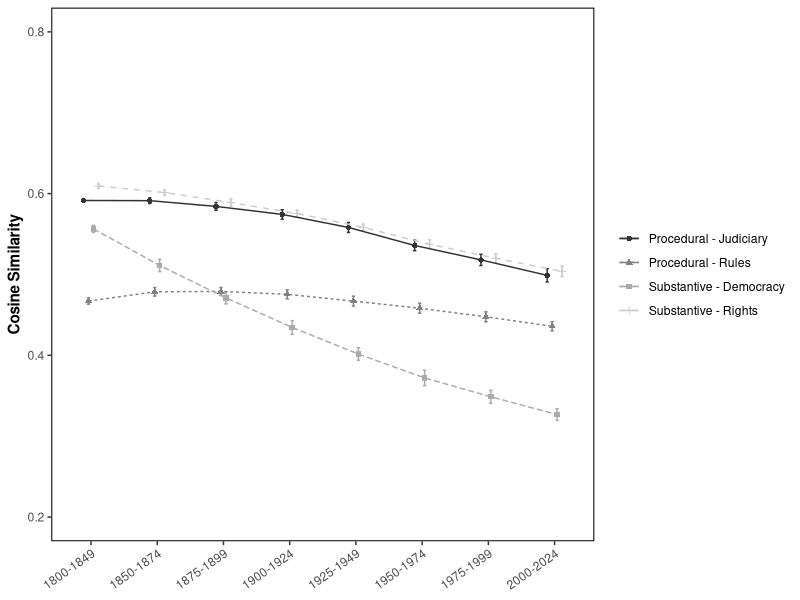
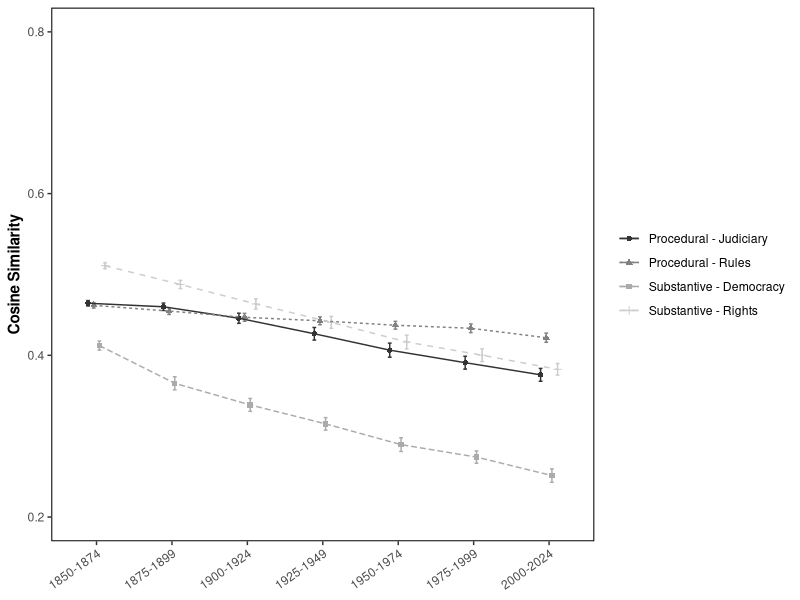
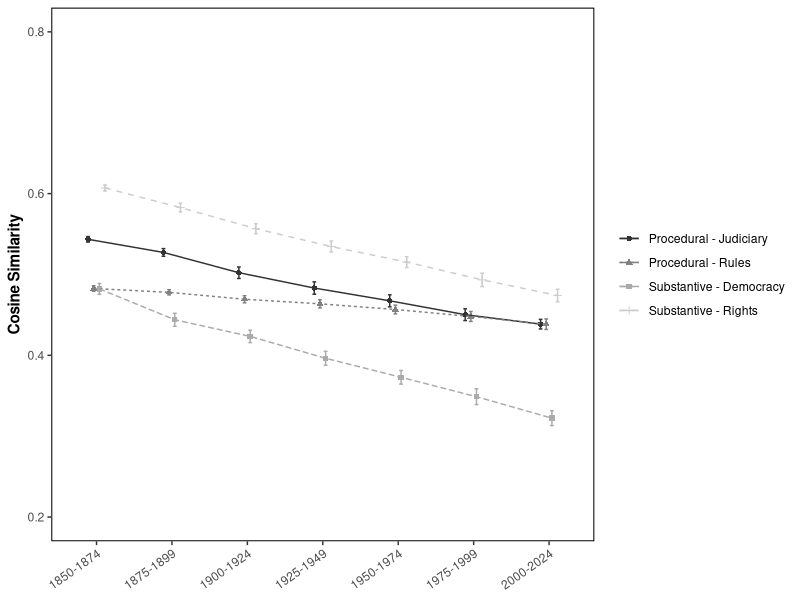
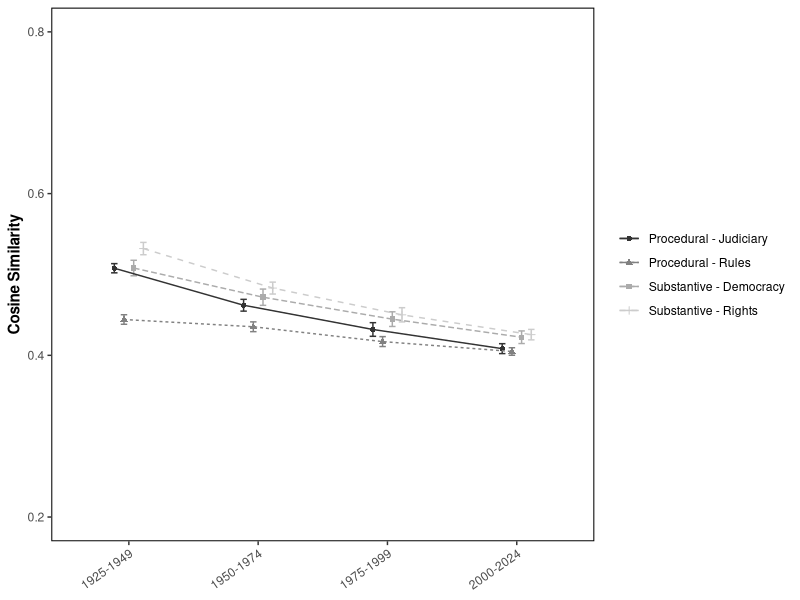
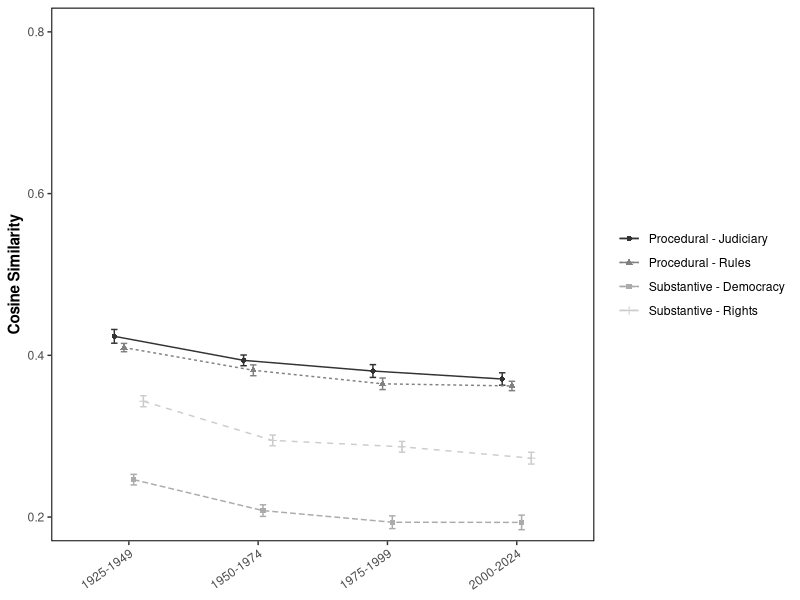
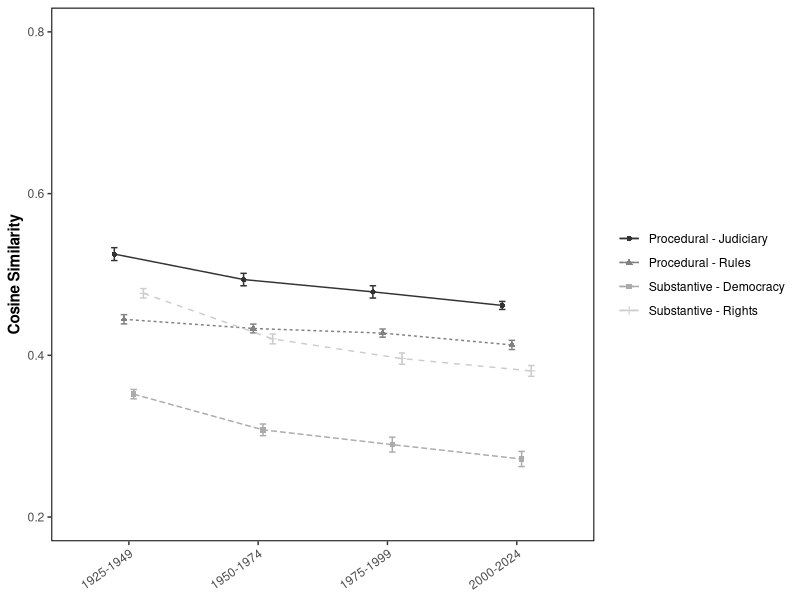
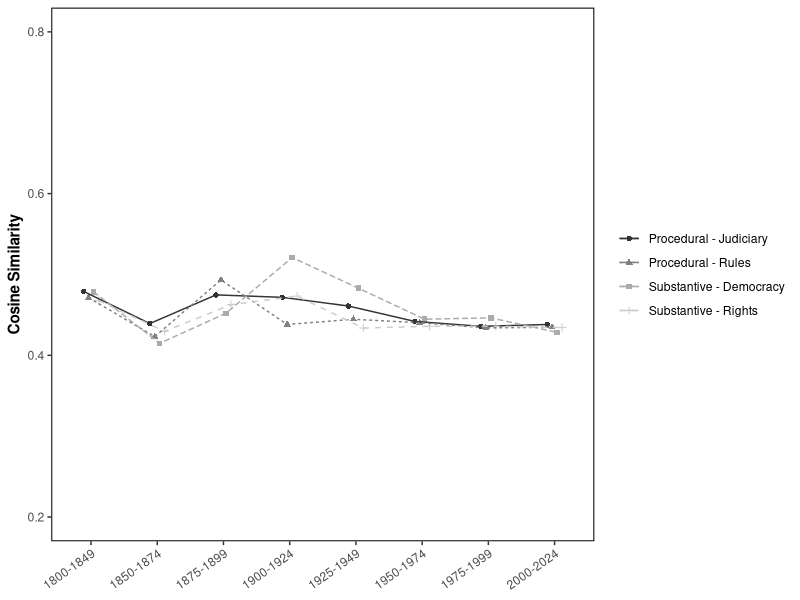
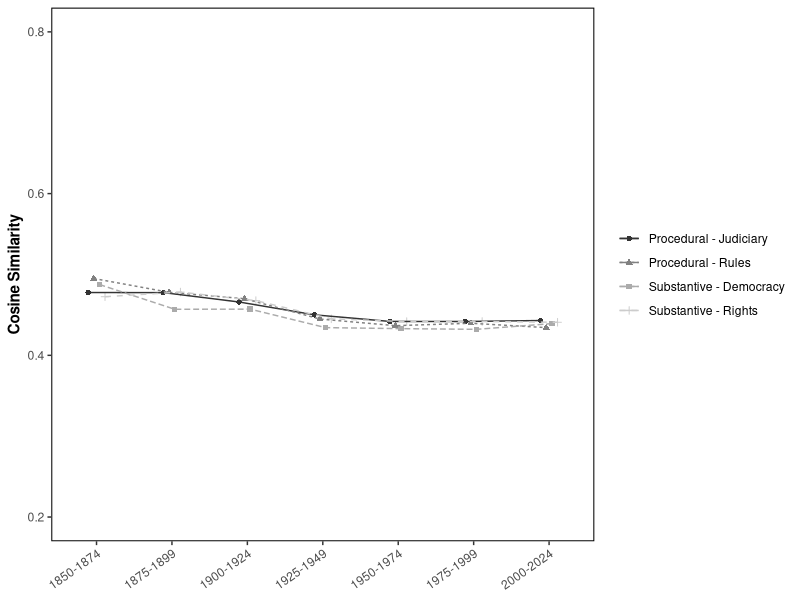

Generate these figures, in order, with R:
## Jaroslaw Kantorowicz and Bastián González-Bustamante
## Faculty of Governance and Global Affairs, Leiden University
## June-July 2024

## Packages
library(ggplot2)

## Data
data <- read.csv("data/tidy/summary_UK_US.csv", sep = ",", encoding = "UTF-8")
bootstrap <- 30
data$model <- ifelse(data$model == "ct", "Chronologically Trained Model",
                     ifelse(data$model == "naive", "Naive Time Model",
                            ifelse(data$model == "overlapping", "Overlapping Model", 
                                   ifelse(data$model == "ct-alt", "Alt. Chronologically Trained", 
                                          ifelse(data$model == "distilBERT", "DistilBERT Embeddings", data$model)))))

## 95% CIs
data$se <- data$std / sqrt(bootstrap)
data$lower_ci <- data$cosine - 1.96 * data$se
data$upper_ci <- data$cosine + 1.96 * data$se

## Chronologically Trained Model UK
pdf("results/figures/01_CT_UK.pdf", width = 6.826666666666667, height = 5.12)
png("results/figures/01_CT_UK.png", width = (1024*2), height = (768*2), units = 'px', res = 300)
ggplot(aes(x = period, y = cosine, color = cluster, group = cluster), 
       data = subset(data, model == "Chronologically Trained Model" & country == "UK" 
                     & cluster != "Corruption" & cluster != "Procedural - Judiciary (ext)" & cluster != "Procedural - Rules (ext)" & cluster != "Substantive - Democracy (ext)")) +
  geom_errorbar(aes(ymin = lower_ci, ymax = upper_ci), width = 0.2, position = position_dodge(0.3)) +
  geom_point(aes(shape = cluster), size = 1.5, position = position_dodge(0.3)) + 
  geom_line(aes(color = cluster, linetype = cluster), position = position_dodge(0.3), size = 0.5) +
  scale_colour_grey() +
  theme_classic() + coord_cartesian(expand = TRUE, ylim = c(0.2, 0.8)) +
  theme(axis.title.x = element_text(face = "bold"),
        axis.title.y = element_text(face = "bold"),
        legend.title = element_blank(),
        panel.border = element_rect(colour = "black", fill = NA, size = 0.7),
        panel.background = element_blank(),
        axis.line = element_blank(),
        axis.text.x = element_text(angle = 35, hjust = 1)) +
  labs(x = NULL, y = "Cosine Similarity", title = NULL, subtitle = NULL, caption = NULL)
dev.off()

## Chronologically Trained Model US
pdf("results/figures/02_CT_US.pdf", width = 6.826666666666667, height = 5.12)
png("results/figures/02_CT_US.png", width = (1024*2), height = (768*2), units = 'px', res = 300)
ggplot(aes(x = period, y = cosine, color = cluster, group = cluster), 
       data = subset(data, model == "Chronologically Trained Model" & country == "US" 
                     & cluster != "Corruption" & cluster != "Procedural - Judiciary (ext)" & cluster != "Procedural - Rules (ext)" & cluster != "Substantive - Democracy (ext)")) +
  geom_errorbar(aes(ymin = lower_ci, ymax = upper_ci), width = 0.2, position = position_dodge(0.3)) +
  geom_point(aes(shape = cluster), size = 1.5, position = position_dodge(0.3)) + 
  geom_line(aes(color = cluster, linetype = cluster), position = position_dodge(0.3), size = 0.5) +
  scale_colour_grey() +
  theme_classic() + coord_cartesian(expand = TRUE, ylim = c(0.2, 0.8)) +
  theme(axis.title.x = element_text(face = "bold"),
        axis.title.y = element_text(face = "bold"),
        legend.title = element_blank(),
        panel.border = element_rect(colour = "black", fill = NA, size = 0.7),
        panel.background = element_blank(),
        axis.line = element_blank(),
        axis.text.x = element_text(angle = 35, hjust = 1)) +
  labs(x = NULL, y = "Cosine Similarity", title = NULL, subtitle = NULL, caption = NULL)
dev.off()

## Chronologically Trained Model US full
pdf("results/figures/03_CT_full_US.pdf", width = 6.826666666666667, height = 5.12)
png("results/figures/03_CT_full_US.png", width = (1024*2), height = (768*2), units = 'px', res = 300)
ggplot(aes(x = period, y = cosine, color = cluster, group = cluster), 
       data = subset(data, model == "Chronologically Trained Model" & country == "US_full"
                     & cluster != "Corruption" & cluster != "Procedural - Judiciary (ext)" & cluster != "Procedural - Rules (ext)" & cluster != "Substantive - Democracy (ext)")) +
  geom_errorbar(aes(ymin = lower_ci, ymax = upper_ci), width = 0.2, position = position_dodge(0.3)) +
  geom_point(aes(shape = cluster), size = 1.5, position = position_dodge(0.3)) + 
  geom_line(aes(color = cluster, linetype = cluster), position = position_dodge(0.3), size = 0.5) +
  scale_colour_grey() +
  theme_classic() + coord_cartesian(expand = TRUE, ylim = c(0.2, 0.8)) +
  theme(axis.title.x = element_text(face = "bold"),
        axis.title.y = element_text(face = "bold"),
        legend.title = element_blank(),
        panel.border = element_rect(colour = "black", fill = NA, size = 0.7),
        panel.background = element_blank(),
        axis.line = element_blank(),
        axis.text.x = element_text(angle = 35, hjust = 1)) +
  labs(x = NULL, y = "Cosine Similarity", title = NULL, subtitle = NULL, caption = NULL)
dev.off()

## Alt. Chronologically Trained Model UK
pdf("results/figures/A1_CT_alt_UK.pdf", width = 6.826666666666667, height = 5.12)
png("results/figures/A1_CT_alt_UK.png", width = (1024*2), height = (768*2), units = 'px', res = 300)
ggplot(aes(x = period, y = cosine, color = cluster, group = cluster), 
       data = subset(data, model == "Alt. Chronologically Trained" & country == "UK"
                     & cluster != "Corruption" & cluster != "Procedural - Judiciary (ext)" & cluster != "Procedural - Rules (ext)" & cluster != "Substantive - Democracy (ext)")) +
  geom_errorbar(aes(ymin = lower_ci, ymax = upper_ci), width = 0.2, position = position_dodge(0.3)) +
  geom_point(aes(shape = cluster), size = 1.5, position = position_dodge(0.3)) + 
  geom_line(aes(color = cluster, linetype = cluster), position = position_dodge(0.3), size = 0.5) +
  scale_colour_grey() +
  theme_classic() + coord_cartesian(expand = TRUE, ylim = c(0.2, 0.8)) +
  theme(axis.title.x = element_text(face = "bold"),
        axis.title.y = element_text(face = "bold"),
        legend.title = element_blank(),
        panel.border = element_rect(colour = "black", fill = NA, size = 0.7),
        panel.background = element_blank(),
        axis.line = element_blank(),
        axis.text.x = element_text(angle = 35, hjust = 1)) +
  labs(x = NULL, y = "Cosine Similarity", title = NULL, subtitle = NULL, caption = NULL)
dev.off()

## Alt. Chronologically Trained Model US
pdf("results/figures/A2_CT_alt_US.pdf", width = 6.826666666666667, height = 5.12)
png("results/figures/A2_CT_alt_US.png", width = (1024*2), height = (768*2), units = 'px', res = 300)
ggplot(aes(x = period, y = cosine, color = cluster, group = cluster), 
       data = subset(data, model == "Alt. Chronologically Trained" & country == "US"
                     & cluster != "Corruption" & cluster != "Procedural - Judiciary (ext)" & cluster != "Procedural - Rules (ext)" & cluster != "Substantive - Democracy (ext)")) +
  geom_errorbar(aes(ymin = lower_ci, ymax = upper_ci), width = 0.2, position = position_dodge(0.3)) +
  geom_point(aes(shape = cluster), size = 1.5, position = position_dodge(0.3)) + 
  geom_line(aes(color = cluster, linetype = cluster), position = position_dodge(0.3), size = 0.5) +
  scale_colour_grey() +
  theme_classic() + coord_cartesian(expand = TRUE, ylim = c(0.2, 0.8)) +
  theme(axis.title.x = element_text(face = "bold"),
        axis.title.y = element_text(face = "bold"),
        legend.title = element_blank(),
        panel.border = element_rect(colour = "black", fill = NA, size = 0.7),
        panel.background = element_blank(),
        axis.line = element_blank(),
        axis.text.x = element_text(angle = 35, hjust = 1)) +
  labs(x = NULL, y = "Cosine Similarity", title = NULL, subtitle = NULL, caption = NULL)
dev.off()

## Alt. Chronologically Trained Model US full
pdf("results/figures/A3_CT_alt_full_US.pdf", width = 6.826666666666667, height = 5.12)
png("results/figures/A3_CT_alt_full_US.png", width = (1024*2), height = (768*2), units = 'px', res = 300)
ggplot(aes(x = period, y = cosine, color = cluster, group = cluster), 
       data = subset(data, model == "Alt. Chronologically Trained" & country == "US_full"
                     & cluster != "Corruption" & cluster != "Procedural - Judiciary (ext)" & cluster != "Procedural - Rules (ext)" & cluster != "Substantive - Democracy (ext)")) +
  geom_errorbar(aes(ymin = lower_ci, ymax = upper_ci), width = 0.2, position = position_dodge(0.3)) +
  geom_point(aes(shape = cluster), size = 1.5, position = position_dodge(0.3)) + 
  geom_line(aes(color = cluster, linetype = cluster), position = position_dodge(0.3), size = 0.5) +
  scale_colour_grey() +
  theme_classic() + coord_cartesian(expand = TRUE, ylim = c(0.2, 0.8)) +
  theme(axis.title.x = element_text(face = "bold"),
        axis.title.y = element_text(face = "bold"),
        legend.title = element_blank(),
        panel.border = element_rect(colour = "black", fill = NA, size = 0.7),
        panel.background = element_blank(),
        axis.line = element_blank(),
        axis.text.x = element_text(angle = 35, hjust = 1)) +
  labs(x = NULL, y = "Cosine Similarity", title = NULL, subtitle = NULL, caption = NULL)
dev.off()

## DistilBERT UK
pdf("results/figures/A4_distilBERT_UK.pdf", width = 6.826666666666667, height = 5.12)
png("results/figures/A4_distilBERT_UK.png", width = (1024*2), height = (768*2), units = 'px', res = 300)
ggplot(aes(x = period, y = cosine, color = cluster, group = cluster), 
       data = subset(data, model == "DistilBERT Embeddings" & country == "UK"
                     & cluster != "Corruption" & cluster != "Procedural - Judiciary (ext)" & cluster != "Procedural - Rules (ext)" & cluster != "Substantive - Democracy (ext)")) +
  geom_errorbar(aes(ymin = lower_ci, ymax = upper_ci), width = 0.2, position = position_dodge(0.3)) +
  geom_point(aes(shape = cluster), size = 1.5, position = position_dodge(0.3)) + 
  geom_line(aes(color = cluster, linetype = cluster), position = position_dodge(0.3), size = 0.5) +
  scale_colour_grey() +
  theme_classic() + coord_cartesian(expand = TRUE, ylim = c(0.2, 0.8)) +
  theme(axis.title.x = element_text(face = "bold"),
        axis.title.y = element_text(face = "bold"),
        legend.title = element_blank(),
        panel.border = element_rect(colour = "black", fill = NA, size = 0.7),
        panel.background = element_blank(),
        axis.line = element_blank(),
        axis.text.x = element_text(angle = 35, hjust = 1)) +
  labs(x = NULL, y = "Cosine Similarity", title = NULL, subtitle = NULL, caption = NULL)
dev.off()

## DistilBERT US
pdf("results/figures/A5_distilBERT_US.pdf", width = 6.826666666666667, height = 5.12)
png("results/figures/A5_distilBERT_US.png", width = (1024*2), height = (768*2), units = 'px', res = 300)
ggplot(aes(x = period, y = cosine, color = cluster, group = cluster), 
       data = subset(data, model == "DistilBERT Embeddings" & country == "US"
                     & cluster != "Corruption" & cluster != "Procedural - Judiciary (ext)" & cluster != "Procedural - Rules (ext)" & cluster != "Substantive - Democracy (ext)")) +
  geom_errorbar(aes(ymin = lower_ci, ymax = upper_ci), width = 0.2, position = position_dodge(0.3)) +
  geom_point(aes(shape = cluster), size = 1.5, position = position_dodge(0.3)) + 
  geom_line(aes(color = cluster, linetype = cluster), position = position_dodge(0.3), size = 0.5) +
  scale_colour_grey() +
  theme_classic() + coord_cartesian(expand = TRUE, ylim = c(0.2, 0.8)) +
  theme(axis.title.x = element_text(face = "bold"),
        axis.title.y = element_text(face = "bold"),
        legend.title = element_blank(),
        panel.border = element_rect(colour = "black", fill = NA, size = 0.7),
        panel.background = element_blank(),
        axis.line = element_blank(),
        axis.text.x = element_text(angle = 35, hjust = 1)) +
  labs(x = NULL, y = "Cosine Similarity", title = NULL, subtitle = NULL, caption = NULL)
dev.off()

## Chronologically Trained Model UK
pdf("results/figures/A6_CT_UK.pdf", width = 6.826666666666667, height = 5.12)
png("results/figures/A6_CT_UK.png", width = (1024*2), height = (768*2), units = 'px', res = 300)
ggplot(aes(x = period, y = cosine, color = cluster, group = cluster), 
       data = subset(data, model == "Chronologically Trained Model" & country == "UK"
                     & (cluster == "Substantive - Rights" | cluster == "Procedural - Judiciary (ext)" | cluster == "Procedural - Rules (ext)" | cluster == "Substantive - Democracy (ext)"))) +
  geom_errorbar(aes(ymin = lower_ci, ymax = upper_ci), width = 0.2, position = position_dodge(0.3)) +
  geom_point(aes(shape = cluster), size = 1.5, position = position_dodge(0.3)) + 
  geom_line(aes(color = cluster, linetype = cluster), position = position_dodge(0.3), size = 0.5) +
  scale_colour_grey() +
  theme_classic() + coord_cartesian(expand = TRUE, ylim = c(0.2, 0.8)) +
  theme(axis.title.x = element_text(face = "bold"),
        axis.title.y = element_text(face = "bold"),
        legend.title = element_blank(),
        panel.border = element_rect(colour = "black", fill = NA, size = 0.7),
        panel.background = element_blank(),
        axis.line = element_blank(),
        axis.text.x = element_text(angle = 35, hjust = 1)) +
  labs(x = NULL, y = "Cosine Similarity", title = NULL, subtitle = NULL, caption = NULL)
dev.off()

## Chronologically Trained Model US
pdf("results/figures/A7_CT_US.pdf", width = 6.826666666666667, height = 5.12)
png("results/figures/A7_CT_US.png", width = (1024*2), height = (768*2), units = 'px', res = 300)
ggplot(aes(x = period, y = cosine, color = cluster, group = cluster), 
       data = subset(data, model == "Chronologically Trained Model" & country == "US"
                     & (cluster == "Substantive - Rights" | cluster == "Procedural - Judiciary (ext)" | cluster == "Procedural - Rules (ext)" | cluster == "Substantive - Democracy (ext)"))) +
  geom_errorbar(aes(ymin = lower_ci, ymax = upper_ci), width = 0.2, position = position_dodge(0.3)) +
  geom_point(aes(shape = cluster), size = 1.5, position = position_dodge(0.3)) + 
  geom_line(aes(color = cluster, linetype = cluster), position = position_dodge(0.3), size = 0.5) +
  scale_colour_grey() +
  theme_classic() + coord_cartesian(expand = TRUE, ylim = c(0.2, 0.8)) +
  theme(axis.title.x = element_text(face = "bold"),
        axis.title.y = element_text(face = "bold"),
        legend.title = element_blank(),
        panel.border = element_rect(colour = "black", fill = NA, size = 0.7),
        panel.background = element_blank(),
        axis.line = element_blank(),
        axis.text.x = element_text(angle = 35, hjust = 1)) +
  labs(x = NULL, y = "Cosine Similarity", title = NULL, subtitle = NULL, caption = NULL)
dev.off()

## Chronologically Trained Model US full
pdf("results/figures/A8_CT_full_US.pdf", width = 6.826666666666667, height = 5.12)
png("results/figures/A8_CT_full_US.png", width = (1024*2), height = (768*2), units = 'px', res = 300)
ggplot(aes(x = period, y = cosine, color = cluster, group = cluster), 
       data = subset(data, model == "Chronologically Trained Model" & country == "US_full"
                     & (cluster == "Substantive - Rights" | cluster == "Procedural - Judiciary (ext)" | cluster == "Procedural - Rules (ext)" | cluster == "Substantive - Democracy (ext)"))) +
  geom_errorbar(aes(ymin = lower_ci, ymax = upper_ci), width = 0.2, position = position_dodge(0.3)) +
  geom_point(aes(shape = cluster), size = 1.5, position = position_dodge(0.3)) + 
  geom_line(aes(color = cluster, linetype = cluster), position = position_dodge(0.3), size = 0.5) +
  scale_colour_grey() +
  theme_classic() + coord_cartesian(expand = TRUE, ylim = c(0.2, 0.8)) +
  theme(axis.title.x = element_text(face = "bold"),
        axis.title.y = element_text(face = "bold"),
        legend.title = element_blank(),
        panel.border = element_rect(colour = "black", fill = NA, size = 0.7),
        panel.background = element_blank(),
        axis.line = element_blank(),
        axis.text.x = element_text(angle = 35, hjust = 1)) +
  labs(x = NULL, y = "Cosine Similarity", title = NULL, subtitle = NULL, caption = NULL)
dev.off()
